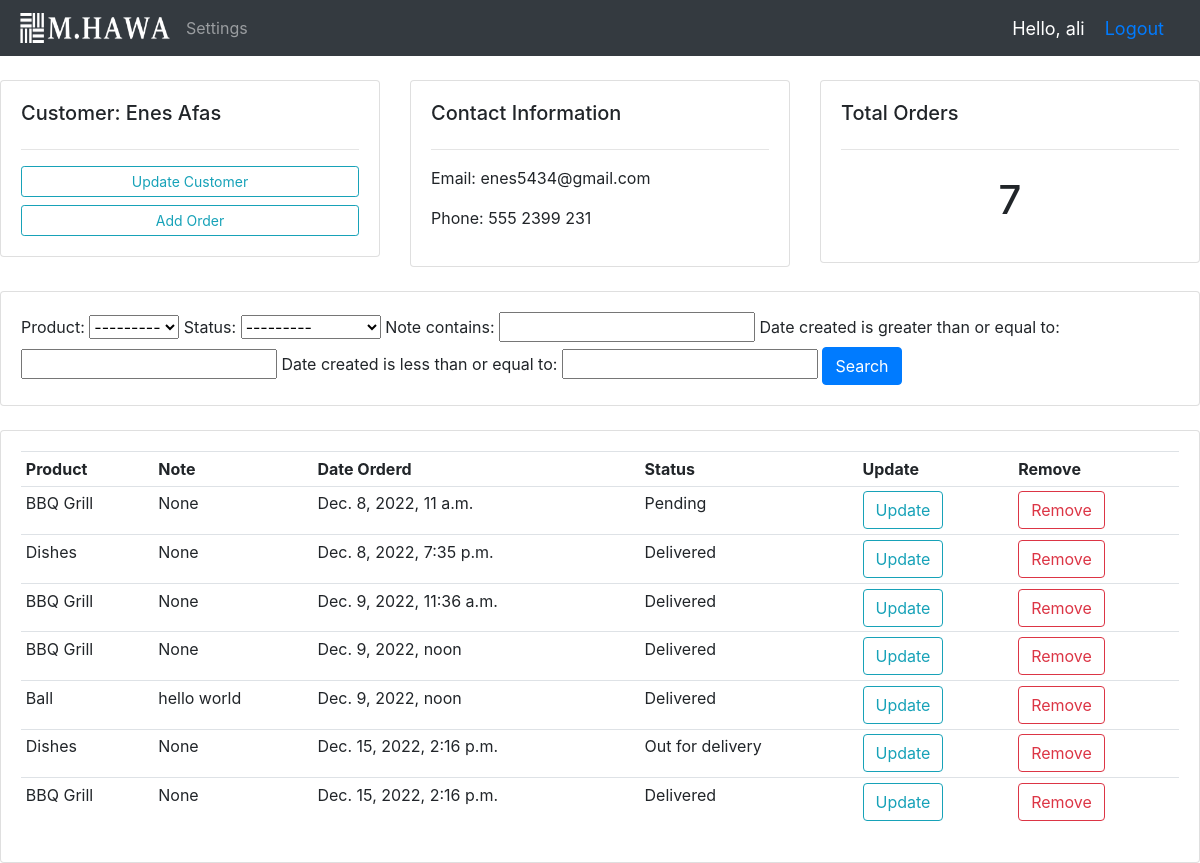
Page /customer/1/ (signed in) on the committed database.
### accounts/models.py (models this page shows, shortened)
class Customer(models.Model):
    user = models.OneToOneField(User, blank=True, null=True, on_delete=models.CASCADE)
    name = models.CharField(max_length=50, null=True)
    phone = models.CharField(max_length=15, null=True)
    email = models.CharField(max_length=50, null=True)
    profile_pic = models.ImageField(default="profile.jpeg", null=True, blank=True)
    date_created = models.DateTimeField(auto_now_add=True, null=True)
    def __str__(self):
        return str(self.name)

class Order(models.Model):
    STATUS = (
        ('Pending', 'Pending'),
        ('Out for delivery', 'Out for delivery'),
        ('Delivered', 'Delivered'),
    )
    customer = models.ForeignKey(Customer, null=True, on_delete=models.SET_NULL)
    product = models.ForeignKey(Product, null=True, on_delete=models.SET_NULL)
    date_created = date_created = models.DateTimeField(auto_now_add=True, null=True)
    status = models.CharField(max_length=100, choices=STATUS, null=True)
    note = models.CharField(max_length=100, null=True)

class Product(models.Model):
    CATEGORY = (
        ('Indoor', 'Indoor'),
        ('Out Door', 'Out Door'),
    )
    name = models.CharField(max_length=100)
    price = models.FloatField(null=True)
    category = models.CharField(max_length=50, null=True, choices=CATEGORY)
    description = models.TextField(max_length=200, null=True, blank=True)
    date_created = date_created = models.DateTimeField(auto_now_add=True, null=True)
    tags = models.ManyToManyField(Tag)
    def __str__(self):
        return self.name

### accounts/views.py (the view)
# urls.py: path('customer/<str:pk>/', views.customer, name='customer'),
@login_required(login_url='login')
def customer(request, pk):
    customer = Customer.objects.get(id=pk)
    orders = customer.order_set.all()
    total_orders = orders.count()
    myFilter = OrderFilter(request.GET, queryset=orders)
    orders = myFilter.qs
    context = {'customer': customer, 'orders': orders, 'total_orders': total_orders, 'myfilter': myFilter}
    return render(request, 'accounts/customer.html', context)

### accounts/templates/accounts/customer.html (shortened to what this page needs)
{% extends 'base.html' %}
{% block content %}
<br>
<div class="row">
    <div class="col-md">
        <div class="card card-body">
            <h5>Customer: {{customer}}</h5>
            <hr>
            <a href="" class="btn btn-outline-info btn-sm btn-block">Update Customer</a>
            <a href="{% url 'create-order' customer.id %}" class="btn btn-outline-info btn-sm btn-block">Add Order</a>
        </div>
    </div>
    <div class="col-md">
        <div class="card card-body">
            <h5>Contact Information</h5>
            <hr>
            <p>Email: {{customer.email}}</p>
            <p>Phone: {{customer.phone}}</p>
        </div>
    </div>
    <div class="col-md">
        <div class="card card-body">
            <h5>Total Orders</h5>
            <hr>
            <h1 style="text-align: center; padding:10px">{{total_orders}}</h1>
        </div>
    </div>
</div>
<br>
<div class="row">
    <div class="col">
        <div class="card card-body">
            <form action="" method="get">
                {{myfilter.form}}
                <button class="btn btn-primary" type="submit">Search</button>
            </form>
        </div>
    </div>
</div>
<br>
<div class="row">
    <div class="col-md">
        <div class="card card-body">
            <table class="table table-sm">
                <tr>
                    <th>Product</th>
                    <th>Note</th>
                    <th>Date Orderd</th>
                    <th>Status</th>
                    <th>Update</th>
                    <th>Remove</th>
                </tr>
                {% for order in orders %}
                    <tr>
                        <td>{{order.product}}</td>
                        <td>{{order.note}}</td>
                        <td>{{order.date_created}}</td>
                        <td>{{order.status}}</td>
                        <td><a class="btn btn-outline-info" href="{% url 'update-order' order.id %}">Update</a></td>
                        <td><a class="btn btn-outline-danger" href="{% url 'delete-order' order.id %}">Remove</a></td>
                    </tr>
                {% endfor %}
            </table>
        </div>
    </div>
</div>
{% endblock content %}

### templates/navbar.html (shortened to what this page needs)
{% load static %}
<!DOCTYPE html>
<html lang="en">
<head>
    <link rel="stylesheet" href="https://cdn.jsdelivr.net/npm/bootstrap@4.3.1/dist/css/bootstrap.min.css">
</head>
<body>
  <nav class="navbar navbar-expand-lg navbar-dark bg-dark">
    <img src="{% static 'images/logo.png' %}" class="ml-1 mr-2" width="150" height="30">
    <div class="collapse navbar-collapse" id="navbarNav">
      <ul class="navbar-nav">
        {% if request.user.is_staff %}
        <li class="nav-item active">
          <a class="nav-link" href="{% url 'home' %}">Dashboard</a>
        </li>
        <li class="nav-item">
          <a class="nav-link" href="{% url 'products' %}">Products</a>
        </li>
        {% else %}
        <li class="nav-item">
          <a class="nav-link" href="{% url 'account' %}">Settings</a>
        </li>
        {% endif %}
      </ul>
    </div>
    <span class="hello-msg">Hello, {{request.user}}</span>
    <span class="hello-msg"><a href="{% url 'logout' %}" >Logout</a></span>
  </nav>
</body>
</html>

### static/css/main.css (style rules this page uses)
body { background-color: #ebeff5; }

### templates/navbar.html (style rules this page uses)
.hello-msg { font-size: 18px; color: #fff; margin-right: 20px; }

### rows in the picture
Customer: name "Enes Afas", email "enes5434@gmail.com", phone "555 2399 231"
Order: product "BBQ Grill", note "None", date_created "Dec. 8, 2022, 11 a.m.", status "Pending"
Order: product "Dishes", note "None", date_created "Dec. 8, 2022, 7:35 p.m.", status "Delivered"
Order: product "BBQ Grill", note "None", date_created "Dec. 9, 2022, 11:36 a.m.", status "Delivered"
Order: product "BBQ Grill", note "None", date_created "Dec. 9, 2022, noon", status "Delivered"
Order: product "Ball", note "hello world", date_created "Dec. 9, 2022, noon", status "Delivered"
Order: product "Dishes", note "None", date_created "Dec. 15, 2022, 2:16 p.m.", status "Out for delivery"
Order: product "BBQ Grill", note "None", date_created "Dec. 15, 2022, 2:16 p.m.", status "Delivered"

### other values in the picture
{{ request.user }} "ali"
{{ total_orders }} "7"
